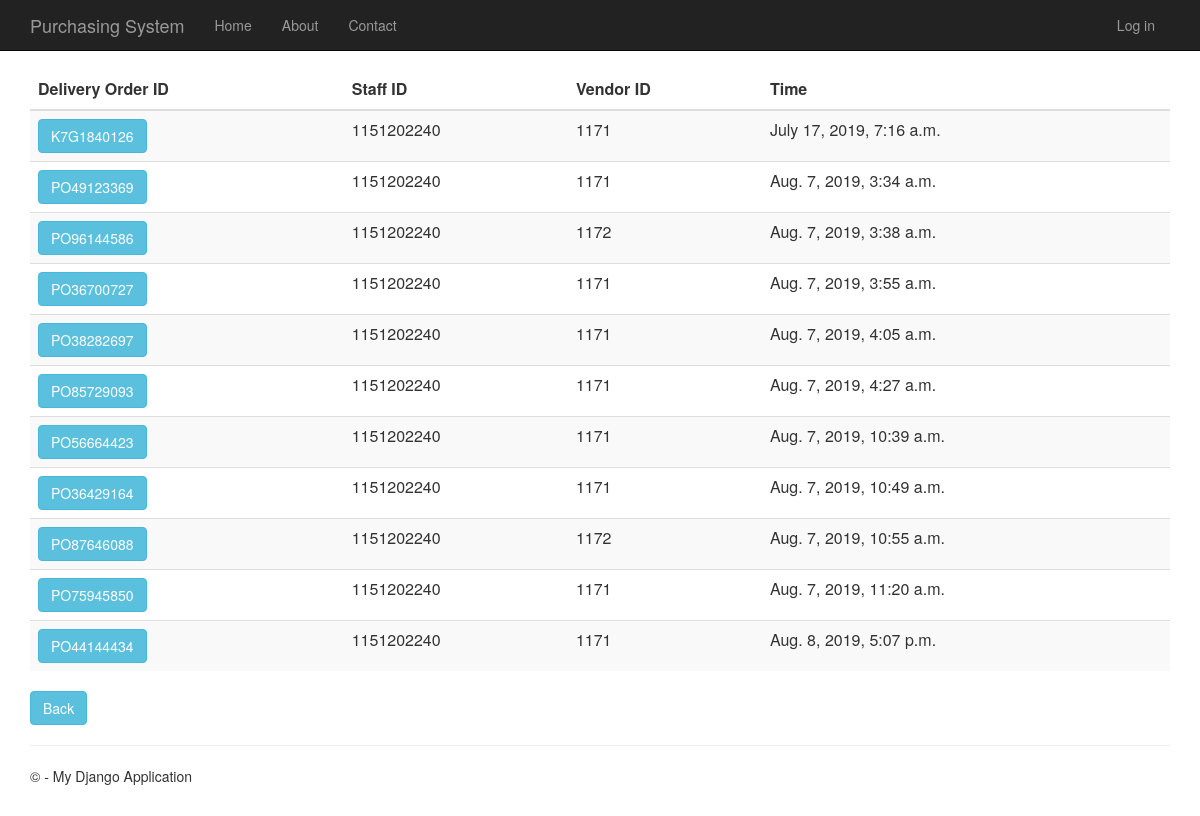
Screenshot of /deliveryorderhistory with the database file from the repository.
### DeliveryOrder/models.py (models this page shows, shortened)
class DeliveryOrder(models.Model):
    delivery_order_id = models.CharField(primary_key=True, max_length=10)
    shipping_instructions = models.TextField()
    time_created = models.DateTimeField()
    description = models.TextField(null=True,default=None, blank=True)
    total_price = models.DecimalField(max_digits=10, decimal_places=2, default=Decimal('0.00'))
    person_id = models.ForeignKey(Person)
    vendor_id = models.ForeignKey(Vendor)
    purchase_order_id = models.OneToOneField(PurchaseOrder)

### app/models.py (models this page shows, shortened)
class Person(models.Model):
    user_id = models.OneToOneField(User)
    person_id = models.CharField(primary_key=True, max_length=10)
    person_name = models.TextField()
    person_address = models.TextField()
    person_phone_number = models.TextField()
    person_role = models.TextField(default = 'MANAGER')

class Vendor(models.Model):
    vendor_id = models.CharField(primary_key=True, max_length=10)
    vendor_name = models.TextField()
    vendor_phone_number = models.TextField()
    vendor_address = models.TextField()
    vendor_email = models.TextField()
    def __str__(self):
        return str(self.vendor_id)

### DeliveryOrder/views.py (the view)
# urls.py: url(r'^deliveryorderhistory', DeliveryOrder.views.deliveryorderhistory, name="delivery_order_history"),
def deliveryorderhistory(request):
    delivery_orders = DeliveryOrder.objects.all()
    context = {
            'title':'delivery Order History',
            'rows':delivery_orders
        }
    return render(request,'DeliveryOrder/deliveryorderhistory.html',context)

### DeliveryOrder/templates/DeliveryOrder/deliveryorderhistory.html
﻿{% extends "app/layout.html" %}
{% block content %}
<div class="purcahseorderhistory margintop" action="menu" >
    <form action="deliveryorderhistorydetails" method="GET">
        <table class="table table-striped margintop">
          <thead>
            <tr>
              <th scope="col">Delivery Order ID</th>
              <th scope="col">Staff ID</th>
              <th scope="col">Vendor ID</th>
              <th scope="col">Time</th>
            </tr>
          </thead>
          <tbody>
              {% for r in rows %}
            <tr>
                 <td><button type="submit" name="do_id" value="{{r.delivery_order_id}}" class="btn btn-info" >{{r.delivery_order_id}}</button></td>
                 <td>{{r.person_id.person_id}}</td>
                 <td>{{r.vendor_id}}</td>
                 <td>{{r.time_created}}</td>
            </tr>
              {% endfor %}
          </tbody>
        </table>
        <div class="margintop">
            <a type="submit" class="btn btn-info" href="/menu">Back</a>
        </div>
    </form>
</div>
{% endblock %}

### app/static/app/content/site.css (style rules this page uses)
body { padding-top: 50px; padding-bottom: 20px; }

### rows the page displays
DeliveryOrder: delivery_order_id "K7G1840126", person_id.person_id "1151202240", vendor_id "1171", time_created "July 17, 2019, 7:16 a.m."
DeliveryOrder: delivery_order_id "PO49123369", person_id.person_id "1151202240", vendor_id "1171", time_created "Aug. 7, 2019, 3:34 a.m."
DeliveryOrder: delivery_order_id "PO96144586", person_id.person_id "1151202240", vendor_id "1172", time_created "Aug. 7, 2019, 3:38 a.m."
DeliveryOrder: delivery_order_id "PO36700727", person_id.person_id "1151202240", vendor_id "1171", time_created "Aug. 7, 2019, 3:55 a.m."
DeliveryOrder: delivery_order_id "PO38282697", person_id.person_id "1151202240", vendor_id "1171", time_created "Aug. 7, 2019, 4:05 a.m."
DeliveryOrder: delivery_order_id "PO85729093", person_id.person_id "1151202240", vendor_id "1171", time_created "Aug. 7, 2019, 4:27 a.m."
DeliveryOrder: delivery_order_id "PO56664423", person_id.person_id "1151202240", vendor_id "1171", time_created "Aug. 7, 2019, 10:39 a.m."
DeliveryOrder: delivery_order_id "PO36429164", person_id.person_id "1151202240", vendor_id "1171", time_created "Aug. 7, 2019, 10:49 a.m."
DeliveryOrder: delivery_order_id "PO87646088", person_id.person_id "1151202240", vendor_id "1172", time_created "Aug. 7, 2019, 10:55 a.m."
DeliveryOrder: delivery_order_id "PO75945850", person_id.person_id "1151202240", vendor_id "1171", time_created "Aug. 7, 2019, 11:20 a.m."
DeliveryOrder: delivery_order_id "PO44144434", person_id.person_id "1151202240", vendor_id "1171", time_created "Aug. 8, 2019, 5:07 p.m."
